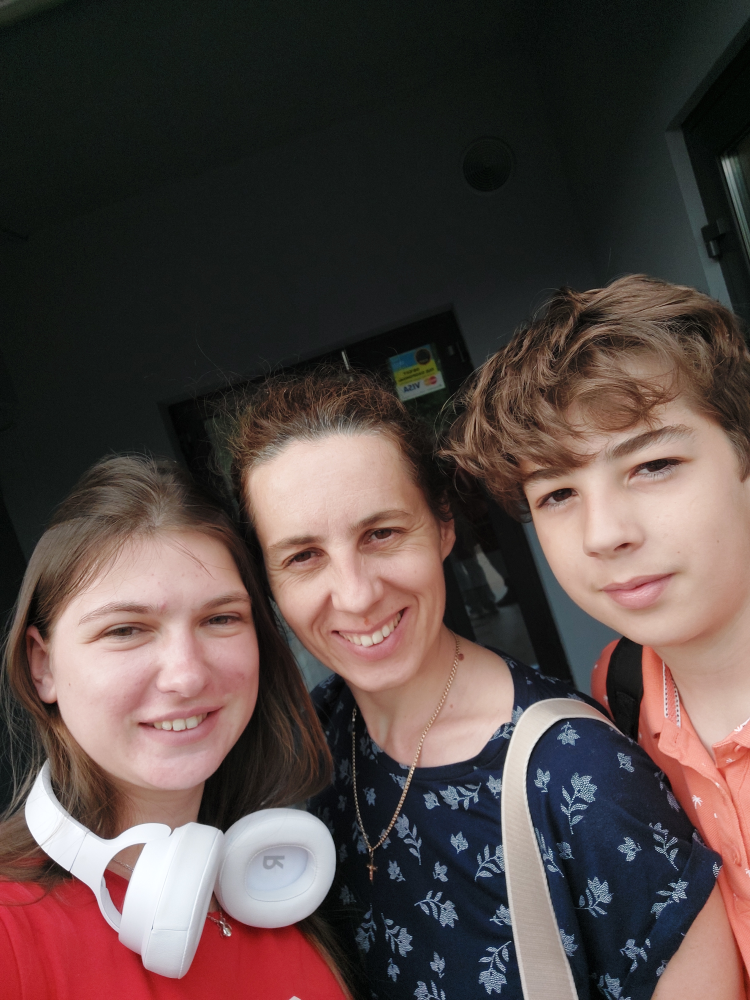
#> input picture ComputerVision/FilesImage/my_photo.jpg, 3000 x 4000 px, found by its file name (shown at 1/4 size)
$ python FaceDetectionPH.py
#> lines starting #> are read from the running program, lines starting #| are printed output that depends on the picture; after the words box and inside, x2 and y2 are one past the last pixel; in counts of white or black regions, pixels touching at a corner belong together
import cv2

face_cascade=cv2.CascadeClassifier("FilesImage\haarcascade_frontalface_default.xml")

img=cv2.imread("FilesImage\my_photo.jpg")
#> img is the input picture: shape (4000, 3000, 3); mean B, G, R 67.8, 70.7, 85.2
img=cv2.resize(img, (int(img.shape[1]/5),int(img.shape[0]/5)))
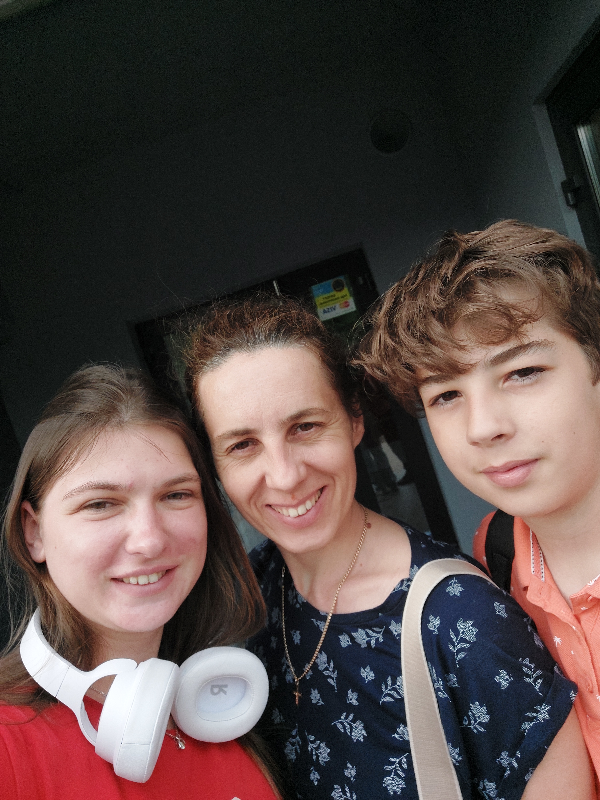
#> img: shape (800, 600, 3); mean B, G, R 67.8, 70.7, 85.2
cv2.imshow("Gray", img)
cv2.waitKey(1000)
cv2.destroyAllWindows()

gray_img=cv2.cvtColor(img, cv2.COLOR_BGR2GRAY)
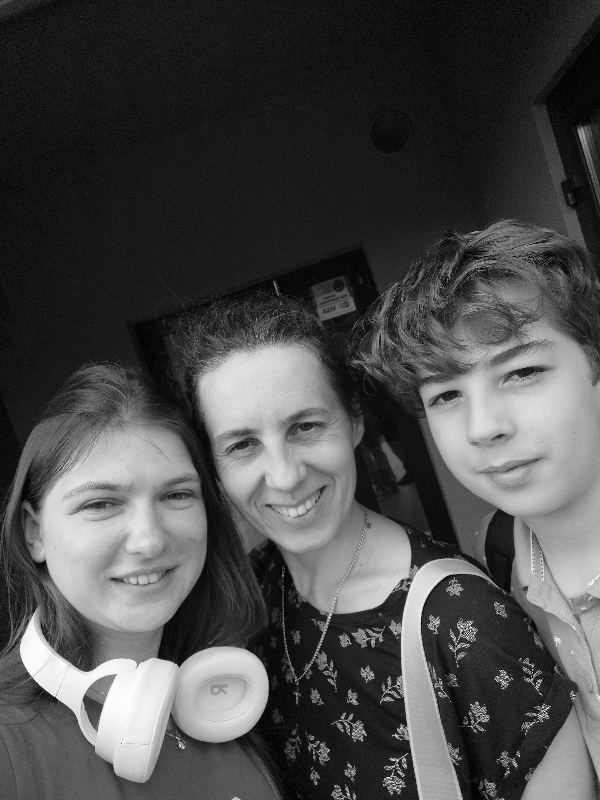
#> gray_img: shape (800, 600); min 0, max 255, mean 74.8

faces=face_cascade.detectMultiScale(gray_img,
scaleFactor=1.05,
minNeighbors=5)
#> faces = [[35, 425, 197, 197], [388, 311, 199, 199], [183, 365, 183, 183]]

print(faces)   # поверне список з 4ох елементів
#| [[ 35 425 197 197]
#|  [388 311 199 199]
#|  [183 365 183 183]]
               # перші два значення координати вершини чотирикутника
               # інші дві це висота і ширина

for x, y, w, h in faces:
    img=cv2.rectangle(img, (x,y),(x+w,y+h),(0,255,0),3)
#> this loop made 3 passes
#> pass 1, `img=cv2.rectangle(img, (x,y),(x+w,y+h),(0,255,0),3)`:
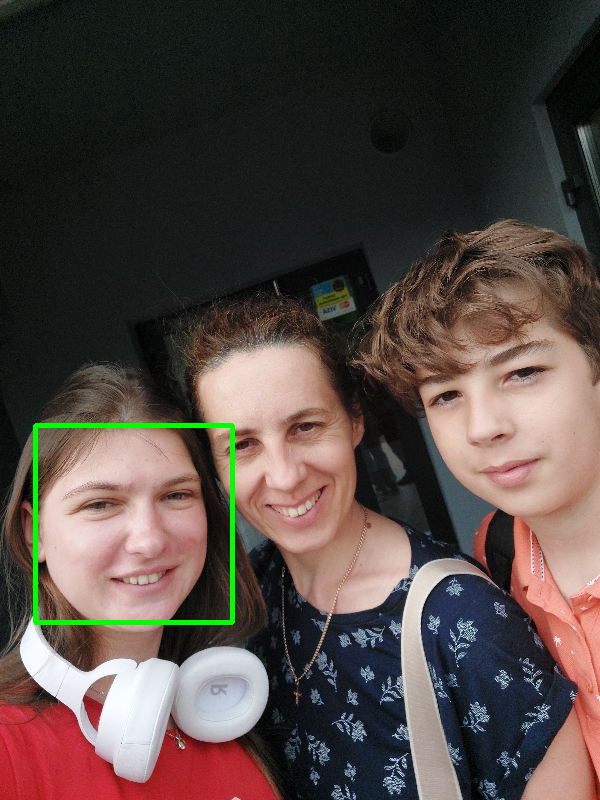
#> img: shape (800, 600, 3); 0.82% of pixels changed, all inside (x1, y1, x2, y2) = (33, 423, 235, 625)
#> pass 2, `img=cv2.rectangle(img, (x,y),(x+w,y+h),(0,255,0),3)`:
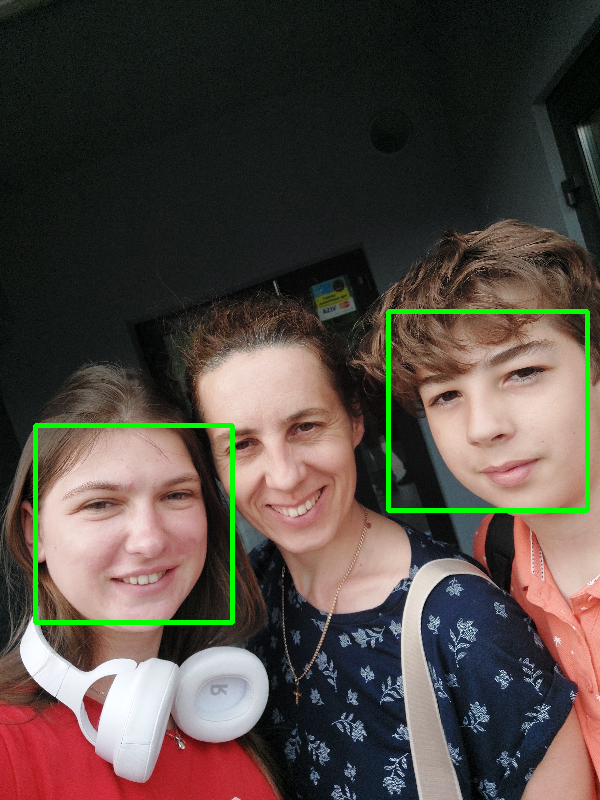
#> img: shape (800, 600, 3); 0.83% of pixels changed, all inside (x1, y1, x2, y2) = (386, 309, 590, 513)
#> pass 3, `img=cv2.rectangle(img, (x,y),(x+w,y+h),(0,255,0),3)`:
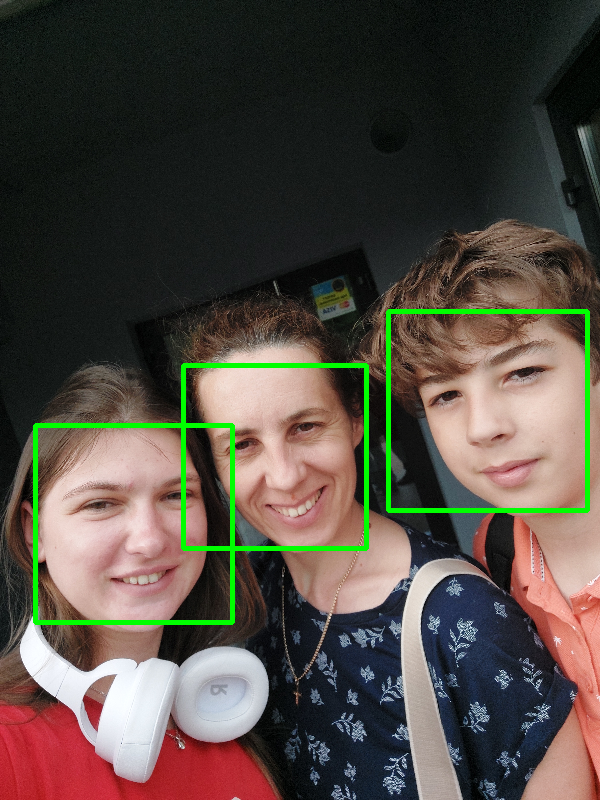
#> img: shape (800, 600, 3); 0.75% of pixels changed, all inside (x1, y1, x2, y2) = (181, 363, 369, 551)


cv2.imshow("Gray", img)
cv2.waitKey(0)
cv2.destroyAllWindows()

$ run again, with ComputerVision/FilesImage/photo.jpg copied over ComputerVision/FilesImage/my_photo.jpg
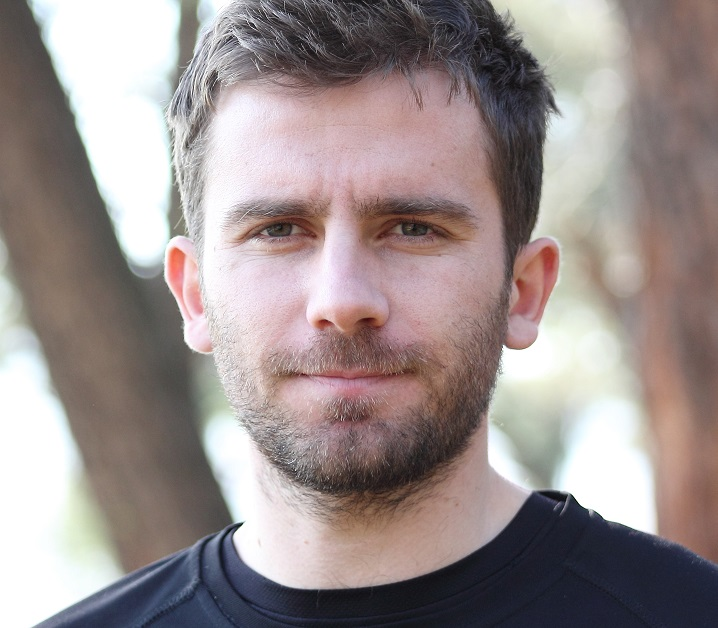
#> input picture ComputerVision/FilesImage/photo.jpg, 718 x 628 px, found by its file name
#> img is the input picture: shape (628, 718, 3); mean B, G, R 142, 143.2, 154.6
#> `gray_img=cv2.cvtColor(img, cv2.COLOR_BGR2GRAY)`:
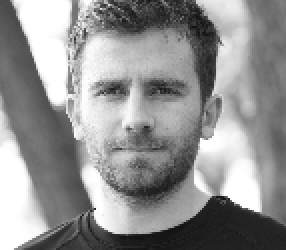
#> gray_img: shape (125, 143) (shown 2 times larger); min 14, max 255, mean 146.3
#> faces = [[31, 17, 75, 75]]
#| [[31 17 75 75]]
#> the loop `for x, y, w, h in faces:` made 1 pass
#> pass 1, `img=cv2.rectangle(img, (x,y),(x+w,y+h),(0,255,0),3)`:
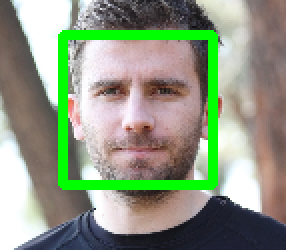
#> img: shape (125, 143, 3) (shown 2 times larger); mean B, G, R 130.4, 152.7, 142
